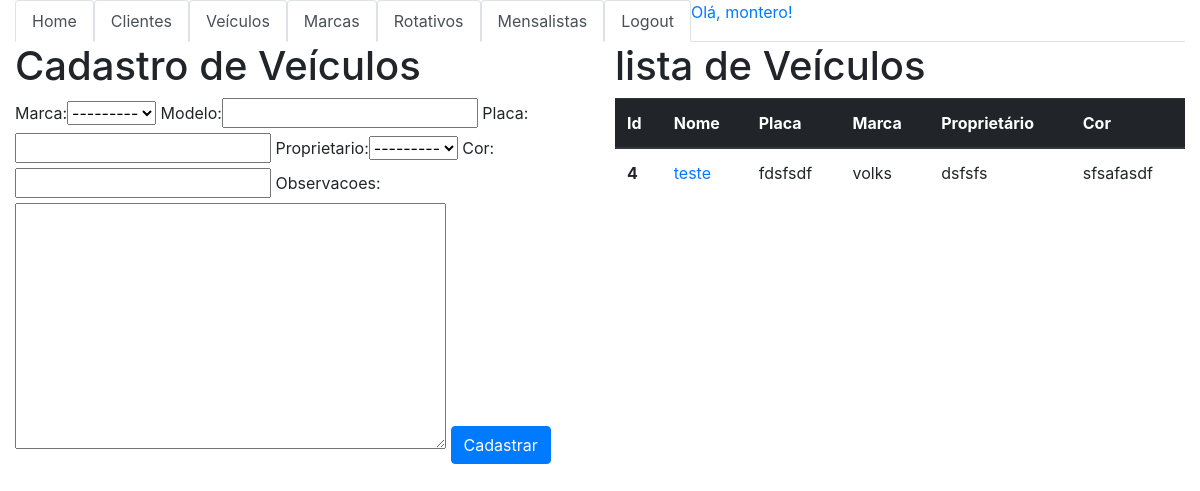
Page /veiculo/1/ on the committed database.
### core/models.py (models this page shows, shortened)
class Veiculo(models.Model):
    marca = models.ForeignKey("Marca", on_delete=models.CASCADE)
    modelo = models.CharField(max_length=50)
    placa = models.CharField(max_length=7)
    proprietario = models.ForeignKey("Pessoa", on_delete=models.CASCADE)
    cor = models.CharField(max_length=15)
    observacoes = models.TextField()

class Marca(models.Model):
    nome = models.CharField(max_length=50)
    def __str__(self):
        return self.nome

class Pessoa(models.Model):
    nome = models.CharField(max_length=100, null=False, blank=False)
    endereco = models.CharField(max_length=200, null=False, blank=False)
    bairro = models.CharField(max_length=100, null=False, blank=False)
    cidade = models.CharField(max_length=100, null=False, blank=False)
    telefone = models.CharField(max_length=20)
    def __str__(self):
        return self.nome

### core/views.py (the view)
# urls.py: path('veiculo/<int:pk>/', views.lista_veiculo, name='lista_veiculo'),
def lista_veiculo(request, pk):
    veiculos = Veiculo.objects.all()
    user = User.objects.get(pk = pk)
    form = VeiculoForm()
    data = {'veiculos': veiculos, 'form': form, 'user': user}
    return render(request, 'core/lista_veiculo.html', data )

### core/forms.py
class VeiculoForm(ModelForm):
    class Meta:
        model = Veiculo
        fields = '__all__'

### core/templates/core/lista_veiculo.html (shortened to what this page needs)
{% extends 'core/base.html' %}
{% load bootstrap %}
{% block main %}
<div class="row">
    <div class="col-sm-6">
    <h1>Cadastro de Veículos</h1>
        <form action="{% url 'veiculo_novo' pk=user.id %}" method="POST">
            {{ form|bootstrap }}
            <button type="submit" class="btn btn-primary">Cadastrar</button>
        </form>
    </div>
    <div class="col-sm-6">
    <h1>lista de Veículos</h1>
        <table class="table">
            <thead class="thead-dark">
                <tr>
                <th scope="col">Id</th>
                <th scope="col">Nome</th>
                <th scope="col">Placa</th>
                <th scope="col">Marca</th>
                <th scope="col">Proprietário</th>
                <th scope="col">Cor</th>
                </tr>
            </thead>
            <tbody>
                {% for veiculo in veiculos %}
                <tr>
                <th scope="row">{{ veiculo.id }}</th>
                <td><a href="{% url 'veiculo_update' veiculo.id %}">{{ veiculo.modelo }}</td>
                <td>{{ veiculo.placa}}</td>
                <td>{{ veiculo.marca }}</td>
                <td>{{ veiculo.proprietario }}</td>
                <td>{{ veiculo.cor }}</td>
                </tr>
                {% endfor %}
            </tbody>
        </table>
    </div>
</div>
{% endblock %}

### core/templates/core/base.html (shortened to what this page needs)
{% load static %}
<!DOCTYPE html>
<html lang="en">
<head>
    <link rel="stylesheet" href="{% static 'css/bootstrap.css' %}">
</head>
<body>
<div class="container-fluid">
    {% block manu %}
            <ul class="nav nav-tabs">
                <li class="nav-item">
                    <a class="nav-link active" href="{% url 'sistema' pk=user.id %}">Home</a>
                </li>
                <li class="nav-item">
                    <a class="nav-link active" href="{% url 'lista_pessoa' pk=user.id %}">Clientes</a>
                </li>
                <li class="nav-item">
                    <a class="nav-link active" href="{% url 'lista_veiculo' pk=user.id%}">Veículos</a>
                </li>
                <li class="nav-item">
                    <a class="nav-link active" href="{% url 'marca' pk=user.id  %}">Marcas</a>
                </li>
                <li class="nav-item">
                    <a class="nav-link active" href="{% url 'lista_mov' pk=user.id %}">Rotativos</a>
                </li>
                <li class="nav-item">
                    <a class="nav-link active" href="{% url 'mensalista' pk=user.id %}">Mensalistas</a>
                </li>
                <li class="nav-item">
                    <a class="nav-link active" href="{% url 'sair' %}">Logout</a>
                </li>
                <li class="nav_item">
                    <a class="nav_link active" href=""> Olá, {{ user.username }}!</a>
                </li>
            </ul>
    {% endblock %}
    {% block main %}
    {% endblock %}
</div>
</body>
</html>

### rows in the picture
Veiculo: id "4", modelo "teste", placa "fdsfsdf", marca "volks", proprietario "dsfsfs", cor "sfsafasdf"

### other values in the picture
{{ user.username }} "montero"
